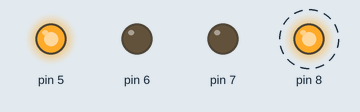
Simulated run of this sketch. Board: Arduino Uno, built with avr-gcc and run on an emulated ATmega328P. Shown: output pins drawn as LEDs (lit = HIGH). Dashed ring = blinking.

Above: at 0.15 s.
Timing chart, 0 to 3.0 s (numbered marks = the images above):
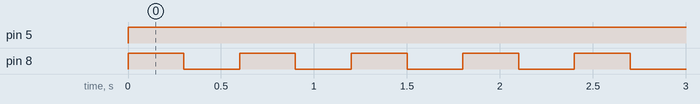

The sketch:

sketch_feb03h.ino
```cpp
void setup() {
  // put your setup code here, to run once:
for(int i=5;i<=8;i++)
pinMode(i,OUTPUT);
}

void loop() {
  // put your main code here, to run repeatedly:


digitalWrite(5,HIGH);
digitalWrite(8,HIGH);
digitalWrite(6,LOW);
digitalWrite(7,LOW);
delay(300);
digitalWrite(5,HIGH);
digitalWrite(8,LOW);
digitalWrite(6,LOW);
digitalWrite(7,LOW);
delay(300);


}
```

Measured:
- by itself, pin 5: LOW → HIGH at 0.00 s
- by itself, pin 8: alternates HIGH for 0.30 s and LOW for 0.30 s
